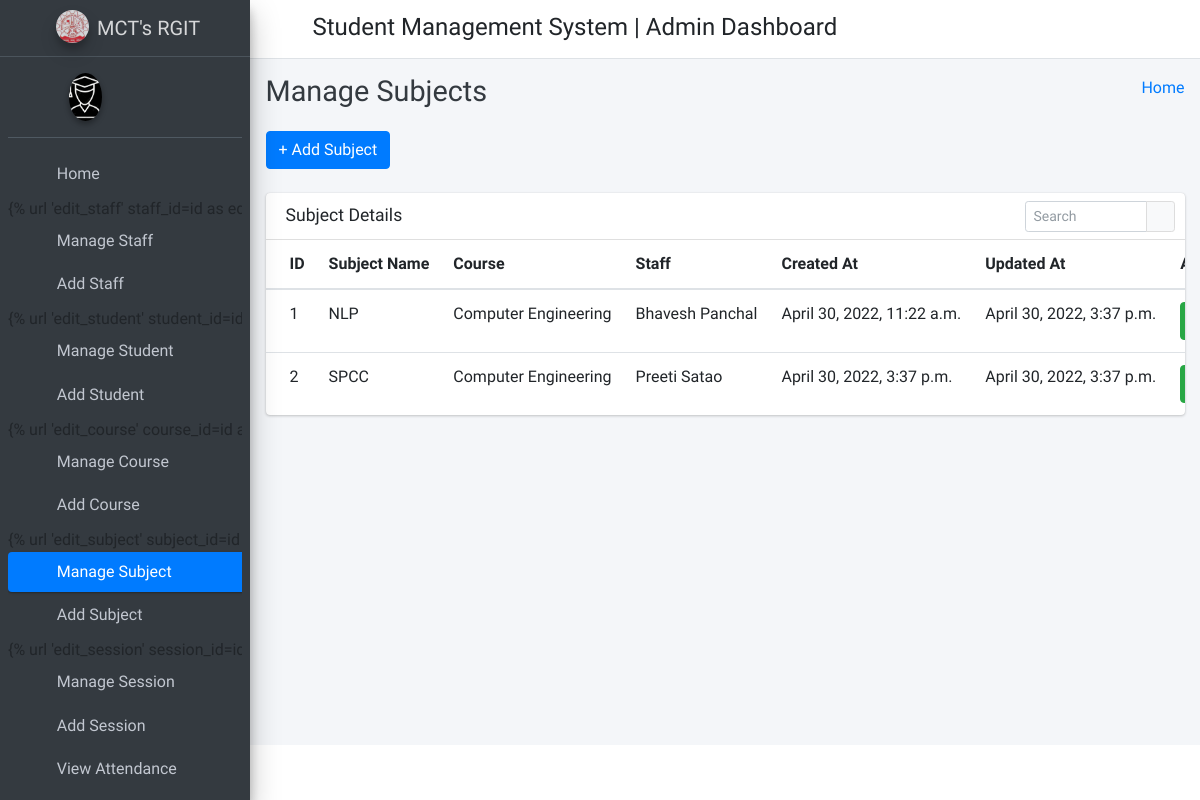
Page /manage_subject/ on the committed database.
### college_management_app/models.py (models this page shows)
class Subjects(models.Model):
    id =models.AutoField(primary_key=True)
    subject_name = models.CharField(max_length=255)
    course_id = models.ForeignKey(Courses, on_delete=models.CASCADE, default=1)
    staff_id = models.ForeignKey(CustomUser, on_delete=models.CASCADE)
    created_at = models.DateTimeField(auto_now_add=True)
    updated_at = models.DateTimeField(auto_now=True)
    objects = models.Manager()

class Courses(models.Model):
    id = models.AutoField(primary_key=True)
    course_name = models.CharField(max_length=255)
    created_at = models.DateTimeField(auto_now_add=True)
    updated_at = models.DateTimeField(auto_now=True)
    objects = models.Manager()

class CustomUser(AbstractUser):
    HOD = '1'
    STAFF = '2'
    STUDENT = '3'
    EMAIL_TO_USER_TYPE_MAP = {
        'hod': HOD,
        'staff': STAFF,
        'student': STUDENT
    }
    user_type_data = ((HOD, "HOD"), (STAFF, "Staff"), (STUDENT, "Student"))
    user_type = models.CharField(default=1, choices=user_type_data, max_length=10)

### college_management_app/HodViews.py (the view)
# urls.py: path('manage_subject/', HodViews.manage_subject, name="manage_subject"),
def manage_subject(request):
    subjects = Subjects.objects.all()
    context = {
        "subjects": subjects
    }
    return render(request, 'hod_template/manage_subject_template.html', context)

### templates/hod_template/manage_subject_template.html (shortened to what this page needs)
{% extends 'hod_template/base_template.html' %}
{% block page_title %}
    Manage Subjects
{% endblock page_title %}
{% block main_content %}
{% load static %}
<section class="content">
        <div class="container-fluid">
            <a class="btn btn-primary" href="{% url 'add_subject' %}" role="button">+ Add Subject</a> <br/>&nbsp;
            <div class="row">
                <div class="col-md-12">
                    <div class="card">
                        <div class="card-header">
                            <h3 class="card-title">Subject Details</h3>
                            <div class="card-tools">
                            <div class="input-group input-group-sm" style="width: 150px;">
                                <input type="text" name="table_search" class="form-control float-right" placeholder="Search">
                                <div class="input-group-append">
                                <button type="submit" class="btn btn-default"><i class="fas fa-search"></i></button>
                                </div>
                            </div>
                            </div>
                        </div>
                        <div class="card-body table-responsive p-0">
                            <table class="table table-hover text-nowrap">
                            <thead>
                                <tr>
                                <th>ID</th>
                                <th>Subject Name</th>
                                <th>Course</th>
                                <th>Staff</th>
                                <th>Created At</th>
                                <th>Updated At</th>
                                <th>Action</th>
                                </tr>
                            </thead>
                            <tbody>
                                {% for subject in subjects %}
                                <tr>
                                <td>{{ subject.id }}</td>
                                <td>{{ subject.subject_name }}</td>
                                <td>{{ subject.course_id.course_name }}</td>
                                <td>{{ subject.staff_id.first_name }} {{ subject.staff_id.last_name }}</td>
                                <td>{{ subject.created_at }}</td>
                                <td>{{ subject.updated_at }}</td>
                                <td>
                                    <a href="{% url 'edit_subject' subject.id %}" class="btn btn-success">Edit</a>
                                </td>
                                </tr>
                                {% endfor %}
                            </tbody>
                            </table>
                        </div>
                        </div>
                </div>
            </div>
        </div>
      </section>
  {% endblock main_content %}

### rows in the picture
Subjects: id "1", subject_name "NLP", course_id.course_name "Computer Engineering", staff_id.first_name "Bhavesh", staff_id.last_name "Panchal", created_at "April 30, 2022, 11:22 a.m.", updated_at "April 30, 2022, 3:37 p.m."
Subjects: id "2", subject_name "SPCC", course_id.course_name "Computer Engineering", staff_id.first_name "Preeti", staff_id.last_name "Satao", created_at "April 30, 2022, 3:37 p.m.", updated_at "April 30, 2022, 3:37 p.m."
